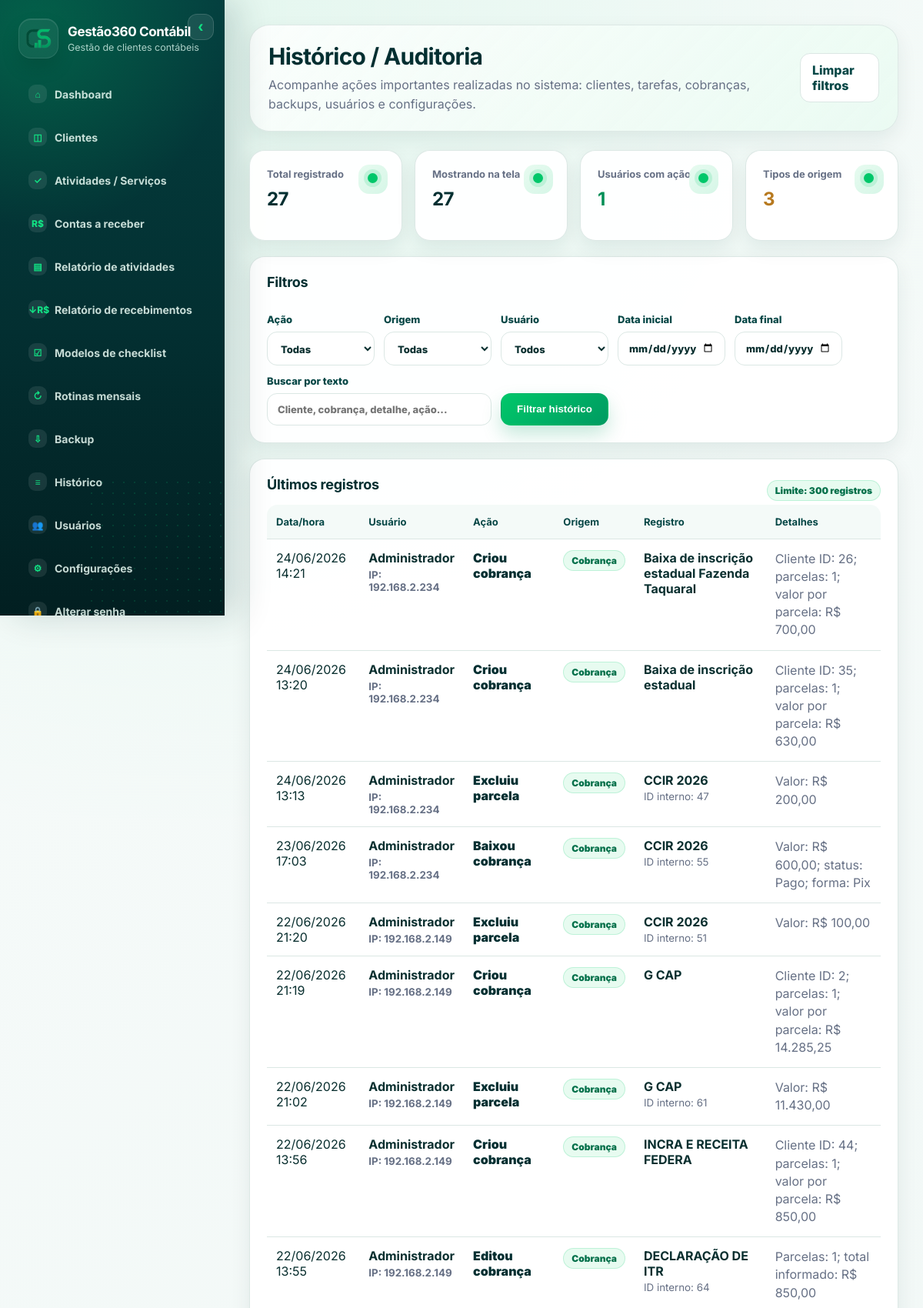
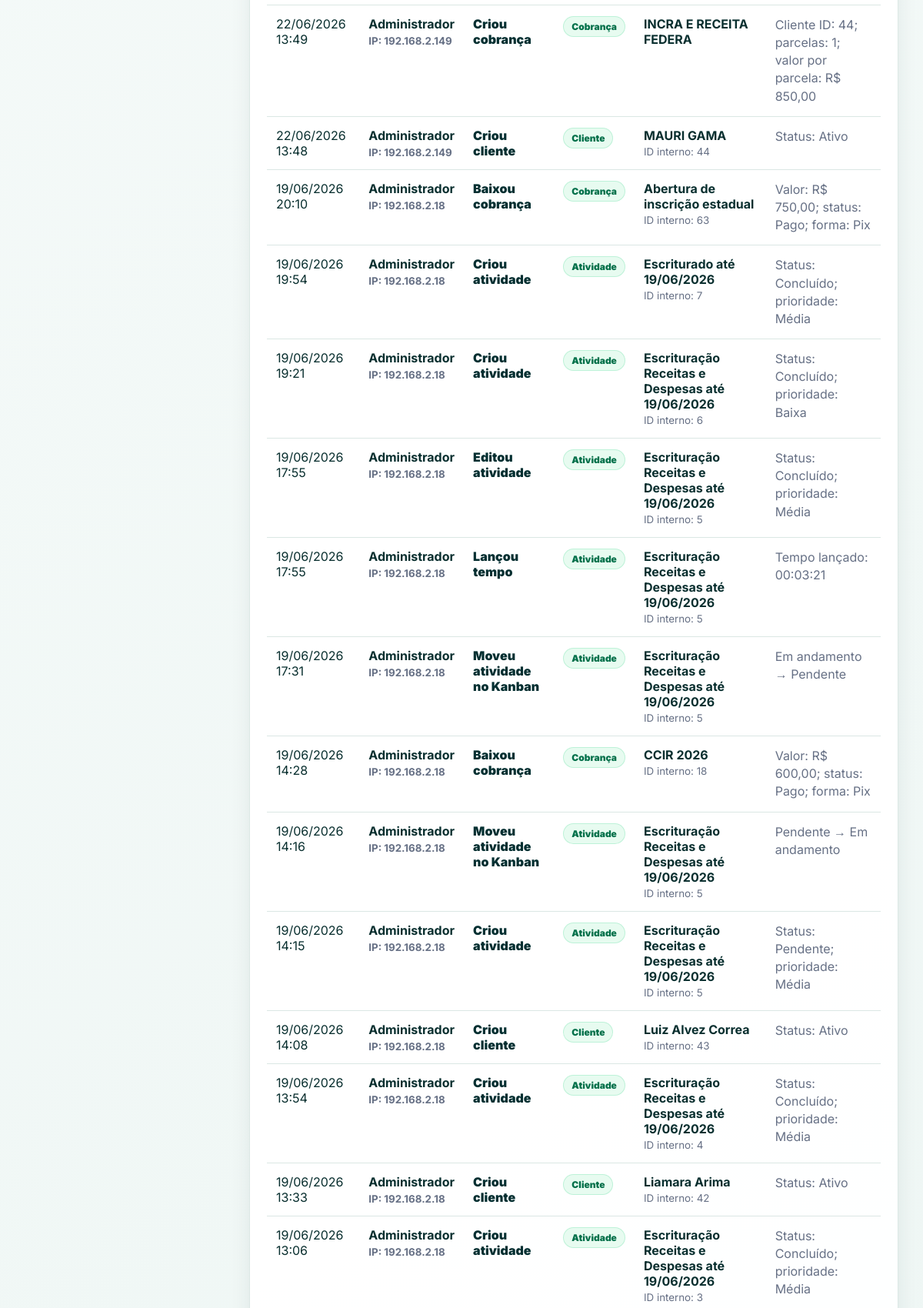
The app's page /historico (signed in, upper part) with its own data (2 pictures, top to bottom).
### tables this page shows
CREATE TABLE audit_logs (
                id INTEGER PRIMARY KEY AUTOINCREMENT,
                user_id INTEGER,
                user_name TEXT,
                action TEXT NOT NULL,
                entity_type TEXT NOT NULL,
                entity_id INTEGER,
                entity_label TEXT,
                details TEXT,
                ip_address TEXT,
                created_at TEXT NOT NULL DEFAULT CURRENT_TIMESTAMP
            );

### app.py (the view)
@app.route("/historico")
@login_required
@admin_required
def audit_logs():
    action = request.args.get("action", "").strip()
    entity_type = request.args.get("entity_type", "").strip()
    user_name = request.args.get("user_name", "").strip()
    search = request.args.get("search", "").strip()
    start_date = request.args.get("start_date", "").strip()
    end_date = request.args.get("end_date", "").strip()
    filters = ["1=1"]
    params = []
    if action:
        filters.append("action = ?")
        params.append(action)
    if entity_type:
        filters.append("entity_type = ?")
        params.append(entity_type)
    if user_name:
        filters.append("user_name = ?")
        params.append(user_name)
    if search:
        filters.append("(entity_label LIKE ? OR details LIKE ? OR action LIKE ?)")
        like = f"%{search}%"
        params.extend([like, like, like])
    if start_date:
        filters.append("DATE(created_at) >= ?")
        params.append(start_date)
    if end_date:
        filters.append("DATE(created_at) <= ?")
        params.append(end_date)
    logs = query_all(
        f"""
        SELECT *
        FROM audit_logs
        WHERE {' AND '.join(filters)}
        ORDER BY created_at DESC, id DESC
        LIMIT 300
        """,
        params,
    )
    actions = query_all("SELECT DISTINCT action FROM audit_logs ORDER BY action")
    entity_types = query_all("SELECT DISTINCT entity_type FROM audit_logs ORDER BY entity_type")
    users_list = query_all("SELECT DISTINCT user_name FROM audit_logs WHERE user_name IS NOT NULL AND user_name != '' ORDER BY user_name")
    total_logs = query_one("SELECT COUNT(*) AS total FROM audit_logs")["total"]
    return render_template(
        "audit_logs.html",
        logs=logs,
        actions=actions,
        entity_types=entity_types,
        users_list=users_list,
        total_logs=total_logs,
        filters={
            "action": action,
            "entity_type": entity_type,
            "user_name": user_name,
            "search": search,
            "start_date": start_date,
            "end_date": end_date,
        },
    )

### app.py (called while the page is built, shortened)
def using_remote_database():
    return bool(TURSO_DATABASE_URL)

def get_db():
    os.makedirs(RUNTIME_DIR, exist_ok=True)
    conn = sqlite3.connect(DB_PATH)
    conn.row_factory = sqlite3.Row
    conn.execute("PRAGMA foreign_keys = ON")
    return conn

def query_all(sql, params=()):
    with get_db() as conn:
        return conn.execute(sql, params).fetchall()

def query_one(sql, params=()):
    with get_db() as conn:
        return conn.execute(sql, params).fetchone()

def current_month():
    return date.today().strftime("%Y-%m")

def can_view_financial():
    if session.get("role") == "Administrador":
        return True
    hidden = query_one("SELECT value FROM settings WHERE key = 'hide_financial_for_collab'")
    return not (hidden and hidden["value"] == "1")

def login_required(fn):
    @wraps(fn)
    def wrapper(*args, **kwargs):
        if not session.get("user_id"):
            return redirect(url_for("login"))
        return fn(*args, **kwargs)
    return wrapper

def admin_required(fn):
    @wraps(fn)
    def wrapper(*args, **kwargs):
        if session.get("role") != "Administrador":
            flash("Acesso restrito ao administrador.", "error")
            return redirect(url_for("dashboard"))
        return fn(*args, **kwargs)
    return wrapper

@app.context_processor
def inject_globals():
    return {
        "app_name": APP_NAME,
        "money": money,
        "hours": hours,
        "month_label": month_label,
        "can_view_financial": can_view_financial(),
        "current_month": current_month(),
    }

@app.template_filter("datetimebr")
def datetimebr(value):
    if not value:
        return "-"
    for fmt in ("%Y-%m-%d %H:%M:%S", "%Y-%m-%dT%H:%M:%S", "%Y-%m-%d"):
        try:
            return datetime.strptime(value[:19], fmt).strftime("%d/%m/%Y %H:%M")
        except Exception:
            pass
    return value

### templates/audit_logs.html (shortened to what this page needs)
{% extends 'base.html' %}
{% block content %}
<div class="page-header">
    <div>
        <h1>Histórico / Auditoria</h1>
        <p>Acompanhe ações importantes realizadas no sistema: clientes, tarefas, cobranças, backups, usuários e configurações.</p>
    </div>
    <div class="actions-row">
        <a class="btn" href="{{ url_for('audit_logs') }}">Limpar filtros</a>
    </div>
</div>
<div class="cards">
    <div class="card metric">
        <span>Total registrado</span>
        <strong>{{ total_logs }}</strong>
    </div>
    <div class="card metric">
        <span>Mostrando na tela</span>
        <strong>{{ logs|length }}</strong>
    </div>
    <div class="card metric success">
        <span>Usuários com ação</span>
        <strong>{{ users_list|length }}</strong>
    </div>
    <div class="card metric warning">
        <span>Tipos de origem</span>
        <strong>{{ entity_types|length }}</strong>
    </div>
</div>
<div class="card audit-toolbar">
    <h2>Filtros</h2>
    <form method="get" class="audit-filters">
        <label>Ação
            <select name="action">
                <option value="">Todas</option>
            </select>
        </label>
        <label>Origem
            <select name="entity_type">
                <option value="">Todas</option>
            </select>
        </label>
        <label>Usuário
            <select name="user_name">
                <option value="">Todos</option>
            </select>
        </label>
        <label>Data inicial
            <input type="date" name="start_date" value="{{ filters.start_date }}">
        </label>
        <label>Data final
            <input type="date" name="end_date" value="{{ filters.end_date }}">
        </label>
        <label class="wide">Buscar por texto
            <input type="text" name="search" value="{{ filters.search }}" placeholder="Cliente, cobrança, detalhe, ação...">
        </label>
        <button class="btn primary" type="submit">Filtrar histórico</button>
    </form>
</div>
<div class="card">
    <div class="section-title">
        <h2>Últimos registros</h2>
        <span class="badge">Limite: 300 registros</span>
    </div>
    {% if logs %}
        <table class="audit-log-table">
            <thead>
                <tr>
                    <th>Data/hora</th>
                    <th>Usuário</th>
                    <th>Ação</th>
                    <th>Origem</th>
                    <th>Registro</th>
                    <th>Detalhes</th>
                </tr>
            </thead>
            <tbody>
                {% for log in logs %}
                    <tr>
                        <td>{{ log.created_at|datetimebr }}</td>
                        <td>
                            <div class="audit-user">
                                <strong>{{ log.user_name or 'Sistema' }}</strong>
                                {% if log.ip_address %}<small>IP: {{ log.ip_address }}</small>{% endif %}
                            </div>
                        </td>
                        <td><span class="audit-action">{{ log.action }}</span></td>
                        <td><span class="badge">{{ log.entity_type }}</span></td>
                        <td>
                            <strong>{{ log.entity_label or '-' }}</strong>
                            {% if log.entity_id %}<br><small class="muted">ID interno: {{ log.entity_id }}</small>{% endif %}
                        </td>
                        <td><div class="audit-details">{{ log.details or '-' }}</div></td>
                    </tr>
                {% endfor %}
            </tbody>
        </table>
    {% else %}
        <p class="empty">Nenhum registro encontrado para os filtros selecionados.</p>
    {% endif %}
</div>
{% endblock %}

### records on screen
audit_logs: created_at "24/06/2026 14:21", user_name "Administrador", ip_address "192.168.2.234", action "Criou cobrança", entity_type "Cobrança", entity_label "Baixa de inscrição estadual Fazenda Taquaral", details "Cliente ID: 26; parcelas: 1; valor por parcela: R$ 700,00"
audit_logs: created_at "24/06/2026 13:20", user_name "Administrador", ip_address "192.168.2.234", action "Criou cobrança", entity_type "Cobrança", entity_label "Baixa de inscrição estadual", details "Cliente ID: 35; parcelas: 1; valor por parcela: R$ 630,00"
audit_logs: created_at "24/06/2026 13:13", user_name "Administrador", ip_address "192.168.2.234", action "Excluiu parcela", entity_type "Cobrança", entity_label "CCIR 2026", entity_id "47", details "Valor: R$ 200,00"
audit_logs: created_at "23/06/2026 17:03", user_name "Administrador", ip_address "192.168.2.234", action "Baixou cobrança", entity_type "Cobrança", entity_label "CCIR 2026", entity_id "55", details "Valor: R$ 600,00; status: Pago; forma: Pix"
audit_logs: created_at "22/06/2026 21:20", user_name "Administrador", ip_address "192.168.2.149", action "Excluiu parcela", entity_type "Cobrança", entity_label "CCIR 2026", entity_id "51", details "Valor: R$ 100,00"
audit_logs: created_at "22/06/2026 21:19", user_name "Administrador", ip_address "192.168.2.149", action "Criou cobrança", entity_type "Cobrança", entity_label "G CAP", details "Cliente ID: 2; parcelas: 1; valor por parcela: R$ 14.285,25"
audit_logs: created_at "22/06/2026 21:02", user_name "Administrador", ip_address "192.168.2.149", action "Excluiu parcela", entity_type "Cobrança", entity_label "G CAP", entity_id "61", details "Valor: R$ 11.430,00"
audit_logs: created_at "22/06/2026 13:56", user_name "Administrador", ip_address "192.168.2.149", action "Criou cobrança", entity_type "Cobrança", entity_label "INCRA E RECEITA FEDERA", details "Cliente ID: 44; parcelas: 1; valor por parcela: R$ 850,00"
audit_logs: created_at "22/06/2026 13:55", user_name "Administrador", ip_address "192.168.2.149", action "Editou cobrança", entity_type "Cobrança", entity_label "DECLARAÇÃO DE ITR", entity_id "64", details "Parcelas: 1; total informado: R$ 850,00"
audit_logs: created_at "22/06/2026 13:49", user_name "Administrador", ip_address "192.168.2.149", action "Criou cobrança", entity_type "Cobrança", entity_label "INCRA E RECEITA FEDERA", details "Cliente ID: 44; parcelas: 1; valor por parcela: R$ 850,00"
audit_logs: created_at "22/06/2026 13:48", user_name "Administrador", ip_address "192.168.2.149", action "Criou cliente", entity_type "Cliente", entity_label "MAURI GAMA", entity_id "44", details "Status: Ativo"
audit_logs: created_at "19/06/2026 20:10", user_name "Administrador", ip_address "192.168.2.18", action "Baixou cobrança", entity_type "Cobrança", entity_label "Abertura de inscrição estadual", entity_id "63", details "Valor: R$ 750,00; status: Pago; forma: Pix"
audit_logs: created_at "19/06/2026 19:54", user_name "Administrador", ip_address "192.168.2.18", action "Criou atividade", entity_type "Atividade", entity_label "Escriturado até 19/06/2026", entity_id "7", details "Status: Concluído; prioridade: Média"
audit_logs: created_at "19/06/2026 19:21", user_name "Administrador", ip_address "192.168.2.18", action "Criou atividade", entity_type "Atividade", entity_label "Escrituração Receitas e Despesas até 19/06/2026", entity_id "6", details "Status: Concluído; prioridade: Baixa"
audit_logs: created_at "19/06/2026 17:55", user_name "Administrador", ip_address "192.168.2.18", action "Editou atividade", entity_type "Atividade", entity_label "Escrituração Receitas e Despesas até 19/06/2026", entity_id "5", details "Status: Concluído; prioridade: Média"
audit_logs: created_at "19/06/2026 17:55", user_name "Administrador", ip_address "192.168.2.18", action "Lançou tempo", entity_type "Atividade", entity_label "Escrituração Receitas e Despesas até 19/06/2026", entity_id "5", details "Tempo lançado: 00:03:21"
audit_logs: created_at "19/06/2026 17:31", user_name "Administrador", ip_address "192.168.2.18", action "Moveu atividade no Kanban", entity_type "Atividade", entity_label "Escrituração Receitas e Despesas até 19/06/2026", entity_id "5", details "Em andamento → Pendente"
audit_logs: created_at "19/06/2026 14:28", user_name "Administrador", ip_address "192.168.2.18", action "Baixou cobrança", entity_type "Cobrança", entity_label "CCIR 2026", entity_id "18", details "Valor: R$ 600,00; status: Pago; forma: Pix"
audit_logs: created_at "19/06/2026 14:16", user_name "Administrador", ip_address "192.168.2.18", action "Moveu atividade no Kanban", entity_type "Atividade", entity_label "Escrituração Receitas e Despesas até 19/06/2026", entity_id "5", details "Pendente → Em andamento"
audit_logs: created_at "19/06/2026 14:15", user_name "Administrador", ip_address "192.168.2.18", action "Criou atividade", entity_type "Atividade", entity_label "Escrituração Receitas e Despesas até 19/06/2026", entity_id "5", details "Status: Pendente; prioridade: Média"
audit_logs: created_at "19/06/2026 14:08", user_name "Administrador", ip_address "192.168.2.18", action "Criou cliente", entity_type "Cliente", entity_label "Luiz Alvez Correa", entity_id "43", details "Status: Ativo"
audit_logs: created_at "19/06/2026 13:54", user_name "Administrador", ip_address "192.168.2.18", action "Criou atividade", entity_type "Atividade", entity_label "Escrituração Receitas e Despesas até 19/06/2026", entity_id "4", details "Status: Concluído; prioridade: Média"
audit_logs: created_at "19/06/2026 13:33", user_name "Administrador", ip_address "192.168.2.18", action "Criou cliente", entity_type "Cliente", entity_label "Liamara Arima", entity_id "42", details "Status: Ativo"
audit_logs: created_at "19/06/2026 13:06", user_name "Administrador", ip_address "192.168.2.18", action "Criou atividade", entity_type "Atividade", entity_label "Escrituração Receitas e Despesas até 19/06/2026", entity_id "3", details "Status: Concluído; prioridade: Média"

### other values on screen
{{ app_name }} "Gestão360 Contábil"
{{ total_logs }} "27"
{{ logs|length }} "27"
{{ users_list|length }} "1"
{{ entity_types|length }} "3"
